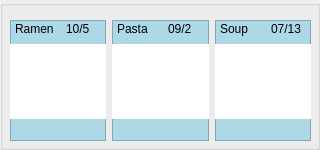
      <widget class="QGroupBox" name="groupBox_4">
       <property name="minimumSize">
        <size>
         <width>0</width>
         <height>150</height>
        </size>
       </property>
       <property name="maximumSize">
        <size>
         <width>16777215</width>
         <height>150</height>
        </size>
       </property>
       <property name="styleSheet">
        <string notr="true">#groupBox_2{
background-color:#E2F3F5 ;
}</string>
       </property>
       <property name="title">
        <string/>
       </property>
       <widget class="QWidget" name="horizontalLayoutWidget_11">
        <property name="geometry">
         <rect>
          <x>10</x>
          <y>20</y>
          <width>301</width>
          <height>121</height>
         </rect>
        </property>
        <layout class="QHBoxLayout" name="horizontalLayout_36">
         <item>
          <widget class="QFrame" name="frame_25">
           <property name="styleSheet">
            <string notr="true">#frame_25 {
    background-color: lightblue;
}</string>
           </property>
           <property name="frameShape">
            <enum>QFrame::Shape::StyledPanel</enum>
           </property>
           <property name="frameShadow">
            <enum>QFrame::Shadow::Raised</enum>
           </property>
           <widget class="QWidget" name="verticalLayoutWidget_26">
            <property name="geometry">
             <rect>
              <x>0</x>
              <y>0</y>
              <width>101</width>
              <height>123</height>
             </rect>
            </property>
            <layout class="QVBoxLayout" name="verticalLayout_26">
             <item>
              <layout class="QHBoxLayout" name="horizontalLayout_37">
               <item>
                <widget class="QLabel" name="label_73">
                 <property name="maximumSize">
                  <size>
                   <width>40</width>
                   <height>16777215</height>
                  </size>
                 </property>
                 <property name="text">
                  <string>Ramen</string>
                 </property>
                </widget>
               </item>
               <item>
                <widget class="QLabel" name="label_74">
                 <property name="maximumSize">
                  <size>
                   <width>40</width>
                   <height>16777215</height>
                  </size>
                 </property>
                 <property name="text">
                  <string>10/5</string>
                 </property>
                </widget>
               </item>
              </layout>
             </item>
             <item>
              <widget class="QWidget" name="pic1_25" native="true">
               <property name="minimumSize">
                <size>
                 <width>0</width>
                 <height>75</height>
                </size>
               </property>
               <property name="maximumSize">
                <size>
                 <width>1000</width>
                 <height>80</height>
                </size>
               </property>
               <property name="styleSheet">
                <string notr="true">#pic1_25{
background-color: white;
}</string>
               </property>
               <widget class="QLabel" name="label_88">
                <property name="geometry">
                 <rect>
                  <x>0</x>
                  <y>0</y>
                  <width>91</width>
                  <height>81</height>
                 </rect>
                </property>
                <property name="text">
                 <string/>
                </property>
                <property name="pixmap">
                 <pixmap resource="ressources.qrc">:/images/ramen.jpg</pixmap>
                </property>
                <property name="scaledContents">
                 <bool>true</bool>
                </property>
               </widget>
              </widget>
             </item>
             <item>
              <widget class="QLabel" name="label_75">
               <property name="font">
                <font>
                 <pointsize>6</pointsize>
                </font>
               </property>
               <property name="text">
                <string/>
               </property>
               <property name="alignment">
                <set>Qt::AlignmentFlag::AlignCenter</set>
               </property>
              </widget>
             </item>
            </layout>
           </widget>
          </widget>
         </item>
         <item>
          <widget class="QFrame" name="frame_26">
           <property name="styleSheet">
            <string notr="true">#frame_26{
    background-color: lightblue;
}</string>
           </property>
           <property name="frameShape">
            <enum>QFrame::Shape::StyledPanel</enum>
           </property>
           <property name="frameShadow">
            <enum>QFrame::Shadow::Raised</enum>
           </property>
           <widget class="QWidget" name="verticalLayoutWidget_27">
            <property name="geometry">
             <rect>
              <x>0</x>
              <y>0</y>
              <width>101</width>
              <height>123</height>
             </rect>
            </property>
            <layout class="QVBoxLayout" name="verticalLayout_27">
             <item>
              <layout class="QHBoxLayout" name="horizontalLayout_38">
               <item>
                <widget class="QLabel" name="label_76">
                 <property name="maximumSize">
                  <size>
                   <width>40</width>
                   <height>16777215</height>
                  </size>
                 </property>
                 <property name="text">
                  <string>Pasta</string>
                 </property>
                </widget>
               </item>
               <item>
                <widget class="QLabel" name="label_77">
                 <property name="maximumSize">
                  <size>
                   <width>40</width>
                   <height>16777215</height>
                  </size>
                 </property>
                 <property name="text">
                  <string>09/2</string>
                 </property>
                </widget>
               </item>
              </layout>
             </item>
             <item>
              <widget class="QWidget" name="pic1_26" native="true">
               <property name="minimumSize">
                <size>
                 <width>0</width>
                 <height>75</height>
                </size>
               </property>
               <property name="maximumSize">
                <size>
                 <width>1000</width>
                 <height>80</height>
                </size>
               </property>
               <property name="styleSheet">
                <string notr="true">#pic1_26{
background-color: white;
}</string>
               </property>
               <widget class="QLabel" name="label_89">
                <property name="geometry">
                 <rect>
                  <x>0</x>
                  <y>0</y>
                  <width>91</width>
                  <height>81</height>
                 </rect>
                </property>
                <property name="text">
                 <string/>
                </property>
                <property name="pixmap">
                 <pixmap resource="ressources.qrc">:/images/pasta.jpg</pixmap>
                </property>
                <property name="scaledContents">
                 <bool>true</bool>
                </property>
               </widget>
              </widget>
             </item>
             <item>
              <widget class="QLabel" name="label_78">
               <property name="font">
                <font>
                 <pointsize>6</pointsize>
                </font>
               </property>
               <property name="text">
                <string/>
               </property>
               <property name="alignment">
                <set>Qt::AlignmentFlag::AlignCenter</set>
               </property>
              </widget>
             </item>
            </layout>
           </widget>
          </widget>
         </item>
         <item>
          <widget class="QFrame" name="frame_27">
           <property name="styleSheet">
            <string notr="true">#frame_27 {
    background-color: lightblue;
}</string>
           </property>
           <property name="frameShape">
            <enum>QFrame::Shape::StyledPanel</enum>
           </property>
           <property name="frameShadow">
            <enum>QFrame::Shadow::Raised</enum>
           </property>
           <widget class="QWidget" name="verticalLayoutWidget_28">
            <property name="geometry">
             <rect>
              <x>0</x>
              <y>0</y>
              <width>101</width>
              <height>123</height>
             </rect>
            </property>
            <layout class="QVBoxLayout" name="verticalLayout_28">
             <item>
              <layout class="QHBoxLayout" name="horizontalLayout_39">
               <item>
                <widget class="QLabel" name="label_79">
                 <property name="maximumSize">
                  <size>
                   <width>40</width>
                   <height>16777215</height>
                  </size>
                 </property>
                 <property name="text">
                  <string>Soup</string>
                 </property>
                </widget>
               </item>
               <item>
                <widget class="QLabel" name="label_80">
                 <property name="maximumSize">
                  <size>
                   <width>40</width>
                   <height>16777215</height>
                  </size>
                 </property>
                 <property name="text">
                  <string>07/13</string>
                 </property>
                </widget>
               </item>
              </layout>
             </item>
             <item>
              <widget class="QWidget" name="pic1_27" native="true">
               <property name="minimumSize">
                <size>
                 <width>0</width>
                 <height>75</height>
                </size>
               </property>
               <property name="maximumSize">
                <size>
                 <width>1000</width>
                 <height>80</height>
                </size>
               </property>
               <property name="styleSheet">
                <string notr="true">#pic1_27{
background-color: white;
}</string>
               </property>
               <widget class="QLabel" name="label_90">
                <property name="geometry">
                 <rect>
                  <x>0</x>
                  <y>0</y>
                  <width>91</width>
                  <height>81</height>
                 </rect>
                </property>
                <property name="text">
                 <string/>
                </property>
                <property name="pixmap">
                 <pixmap resource="ressources.qrc">:/images/soup.jpeg</pixmap>
                </property>
                <property name="scaledContents">
                 <bool>true</bool>
                </property>
               </widget>
              </widget>
             </item>
             <item>
              <widget class="QLabel" name="label_81">
               <property name="font">
                <font>
                 <pointsize>6</pointsize>
                </font>
               </property>
               <property name="text">
                <string/>
               </property>
               <property name="alignment">
                <set>Qt::AlignmentFlag::AlignCenter</set>
               </property>
              </widget>
             </item>
            </layout>
           </widget>
          </widget>
         </item>
        </layout>
       </widget>
      </widget>
